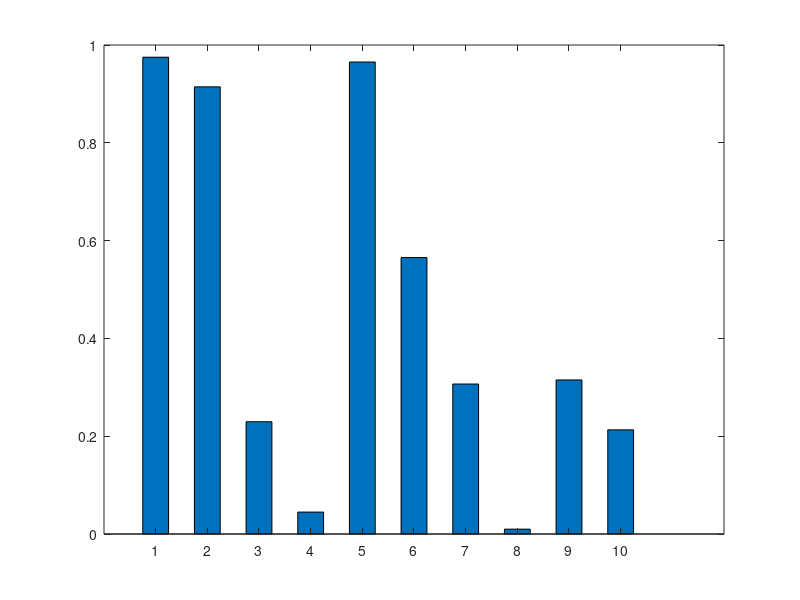

MATLAB code for this plot: (Note: this script raises an error after producing the figure.)
%2023/8/27 陈东

%动画画面
% fig = figure;
% x = linspace(0, 2*pi, 100);
% im = cell(1, 20);
% for i = 1:20
%     y = sin(i*x/5);
%     plot(x, y, 'Color', 'b', 'LineWidth', 2);
%     xlim([0, 2*pi]);
%     pause(0.25);
%     % 注释下面两句话可以看到动态输出
%     frame = getframe(fig);
%     im{i} = frame2im(frame);
% end

%柱状图绘制 bar

%cerate a rand lines
fig2 = figure;
randnumbers = rand(10,1);
bar1=bar(randnumbers,0.5);
bar1.FaceColor='flat';

%用于交换的标注
bar1.CData(2,:)=[0 0 0];
bar1.CData(3,:)=[1 0 0];
pause(0.25);

pause(3)
%关闭画面
hold off;
randnumbers = rand(10,1);
bar1=bar(randnumbers,0.5);
